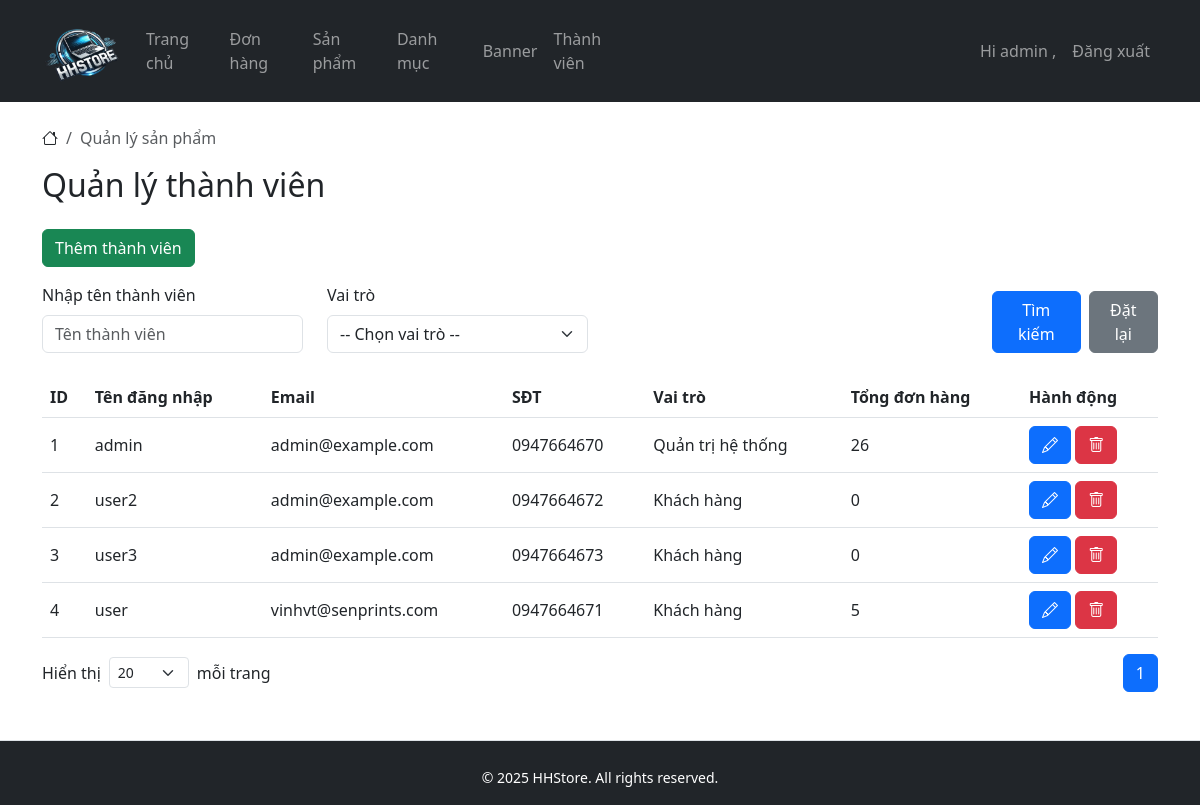
Screenshot of /public/index.php?controller=user&action=search (signed in) with the database file from the repository.
### tables this page shows
CREATE TABLE `users` (
                         `id` int(11) NOT NULL AUTO_INCREMENT,
                         `username` varchar(50) DEFAULT NULL,
                         `password` varchar(255) DEFAULT NULL,
                         `email` varchar(100) DEFAULT NULL,
                         `role` varchar(10) DEFAULT 'user',
                         `phone` varchar(10) DEFAULT NULL,
                         `address` varchar(255) DEFAULT NULL,
                         PRIMARY KEY (`id`)
);

### core/Controller.php (called while the page is built, shortened)
<?php
class Controller
{
    public function model($model)
    {
        return new $model();
    }
    public function view($view, $data = [])
    {
        require_once "../app/views/layouts/main.php";
    }
}

### app/controllers/UserController.php (called while the page is built, shortened)
<?php
class UserController extends Controller
{
    public function search()
    {
        $userModel = $this->model('User');
        $page = $_GET['page'] ?? 1;
        $perPage = $_GET['perPage'] ?? 20;
        $users = $userModel->searchUser([
            'keyword' => $_GET['keyword'] ?? '',
            'role' => $_GET['role'] ?? ''
        ], $perPage, ($page - 1) * $perPage);
        $total = $userModel->countUser([
            'keyword' => $_GET['keyword'] ?? '',
            'role' => $_GET['role'] ?? ''
        ]);
        $this->view('admin/user/index', [
            'users' => $users,
            'current_page' => $page,
            'total' => $total,
            'total_pages' => ceil($total / $perPage),
        ]);
    }
}

### public/index.php (called while the page is built, shortened)
<?php
require_once '../core/Router.php';
require_once '../core/Controller.php';
require_once '../core/Model.php';
$url = isset($_GET['url']) ? $_GET['url'] : '';
$router = new Router();
$router->route($url);

### core/Model.php (called while the page is built, shortened)
<?php
class Model {
    public function __construct() {
        $pdo = new PDO("mysql:host=" . DB_HOST . ";dbname=" . DB_NAME, DB_USER, DB_PASS);
        $pdo->setAttribute(PDO::ATTR_ERRMODE, PDO::ERRMODE_EXCEPTION);
        $this->db = $pdo;
    }
}

### app/models/User.php (called while the page is built, shortened)
<?php
class User extends Model {
    private $table = "users";
    public function searchUser(array $params, int $limit = 20, int $offset = 0)
    {
        $query = "SELECT * FROM $this->table LEFT JOIN (SELECT COUNT(*) as total_orders, user_id FROM orders GROUP BY user_id) as t ON $this->table.id = t.user_id";
        $arrWhere = [];
        $bindings = [];
        $query .= " LIMIT $limit OFFSET $offset";
        $stmt = $this->db->prepare($query);
        $stmt->execute($bindings);
        return $stmt->fetchAll(PDO::FETCH_ASSOC);
    }
}

### app/views/admin/user/index.php (the view, shortened to what this page needs)
<nav aria-label="breadcrumb">
    <ol class="breadcrumb">
        <li class="breadcrumb-item"><i class="bi bi-house"></i></li>
        <li class="breadcrumb-item active" aria-current="page">Quản lý sản phẩm</li>
    </ol>
</nav>
<h2 class="mb-4">Quản lý thành viên</h2>
<a href="?controller=user&action=add" class="btn btn-success mb-3">Thêm thành viên</a>
<form method="GET" class="row mb-4" id="formFilter">
    <div class="col-md-3">
        <label class="form-label">Nhập tên thành viên</label>
        <input type="text" name="keyword" class="form-control" placeholder="Tên thành viên" value="<?= isset($_GET['keyword']) ? htmlspecialchars($_GET['keyword']) : '' ?>">
    </div>
    <div class="col-md-3">
        <label class="form-label">Vai trò</label>
        <select name="role" class="form-select">
            <option value="" <?= isset($_GET['role']) ?? 'selected'?>>-- Chọn vai trò --</option>
        </select>
    </div>
    <div class="offset-4 col-md-2 d-flex align-items-end">
        <button type="submit" class="btn btn-primary me-2">Tìm kiếm</button>
        <a href="?controller=user&action=search" class="btn btn-secondary">Đặt lại</a>
    </div>
</form>
<table class="table">
    <thead>
    <tr>
        <th>ID</th>
        <th>Tên đăng nhập</th>
        <th>Email</th>
        <th>SĐT</th>
        <th>Vai trò</th>
        <th>Tổng đơn hàng</th>
        <th>Hành động</th>
    </tr>
    </thead>
    <tbody>
    <?php foreach($data['users'] as $user): ?>
        <tr class="align-middle">
            <td><?= $user['id'] ?></td>
            <td><?= $user['username'] ?></td>
            <td><?= $user['email'] ?></td>
            <td><?= $user['phone'] ?></td>
            <td><?= $user['role'] === 'admin' ? 'Quản trị hệ thống' : 'Khách hàng' ?></td>
            <td><?= $user['total_orders'] ?? 0 ?></td>
            <td>
                <a href="?controller=user&action=edit&id=<?= $user['id'] ?>" class="btn btn-primary">
                    <i class="bi bi-pencil"></i>
                </a>
                <button class="btn btn-danger"
                        data-bs-toggle="modal"
                        data-bs-target="#deleteModal"
                        data-delete-url="?controller=user&action=delete"
                        data-product-id="<?= $user['id'] ?>">
                    <i class="bi bi-trash"></i>
                </button>
            </td>
        </tr>
    <?php endforeach; ?>
    </tbody>
</table>
<nav class="d-flex justify-content-between align-items-center">
    <div class="d-flex align-items-center">
        <span class="me-2">Hiển thị</span>
        <select style="width: 80px; font-size: 0.875rem;" class="form-select form-select-sm" form="formFilter" aria-label="Số lượng sản phẩm mỗi trang" name="per_page">
            <option value="20" <?= ($_GET['per_page'] ?? 20) == 20 ? 'selected' : '' ?>>20</option>
        </select>
        <span class="ms-2">mỗi trang</span>
    </div>
    <ul class="pagination justify-content-end mb-0">
        <?php for ($i = 1; $i <= $data['total_pages']; $i++): ?>
            <li class="page-item <?= ($i == $data['current_page']) ? 'active' : '' ?>">
                <a class="page-link" href="?controller=admin&action=productList&page=<?= $i ?>"><?= $i ?></a>
            </li>
        <?php endfor; ?>
    </ul>
</nav>

### public/assets/css/style.css (style rules this page uses)
html, body { height: 100%; }
body { display: flex; flex-direction: column; }

### rows the page displays
users: id "1", username "admin", email "admin@example.com", phone "0947664670", role "Quản trị hệ thống", total_orders "26"
users: id "2", username "user2", email "admin@example.com", phone "0947664672", role "Khách hàng", total_orders "0"
users: id "3", username "user3", email "admin@example.com", phone "0947664673", role "Khách hàng", total_orders "0"
users: id "4", username "user", email "vinhvt@senprints.com", phone "0947664671", role "Khách hàng", total_orders "5"

### other values shown
$_SESSION['user']['username'] "admin"
